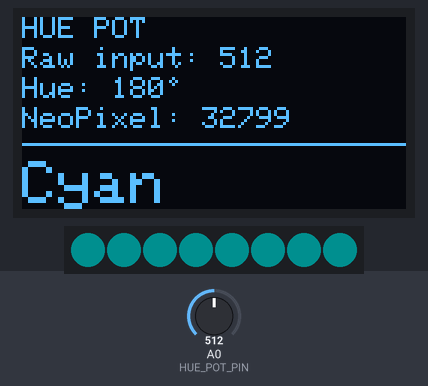
The sketch below on a simulated Arduino Leonardo, built with avr-gcc and run on an emulated ATmega32U4. On the bench: 128×64 one-colour display, 8 RGB LEDs in strip order, left to right. Inputs (shaded band) come from the test bench; at power-on: A0 (HUE_POT_PIN) = 512. Dim RGB values are drawn brighter than linear.

Above: at 1.2 s.
1.3 s: A0 (HUE_POT_PIN) set to 716
At 2.5 s:
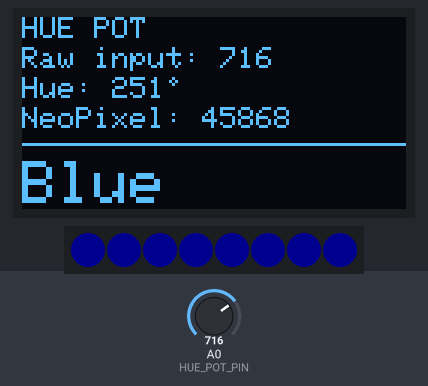
2.8 s: A0 (HUE_POT_PIN) set to 900
At 3.6 s:
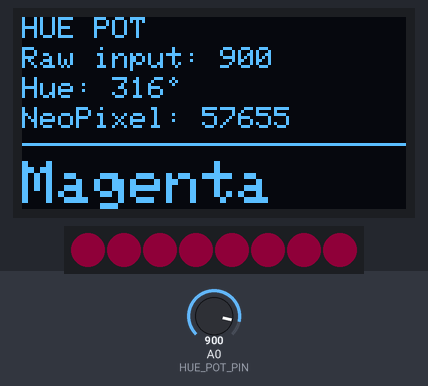
4.3 s: A0 (HUE_POT_PIN) set to 1023
At 4.7 s:
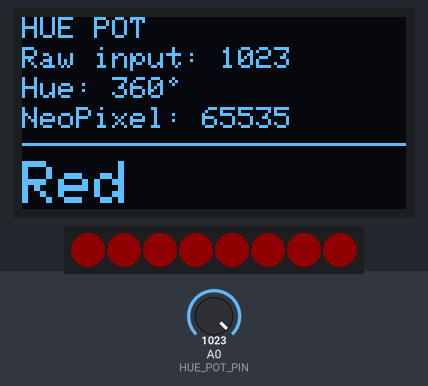
5.8 s: A0 (HUE_POT_PIN) set to 511
At 6.1 s:
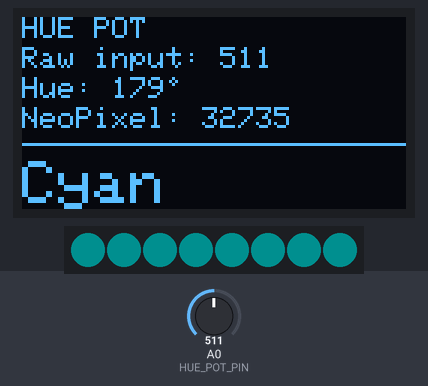
7.3 s: A0 (HUE_POT_PIN) set to 306
At 8.2 s:
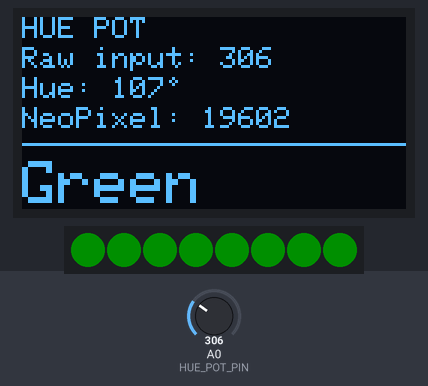
8.8 s: A0 (HUE_POT_PIN) set to 122
At 9.2 s:
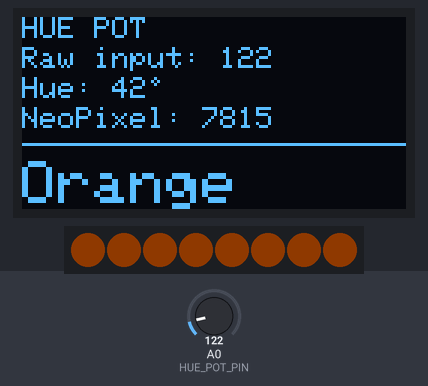
Timing chart, 0 to 11.3 s (numbered marks = the images above; inputs shaded):
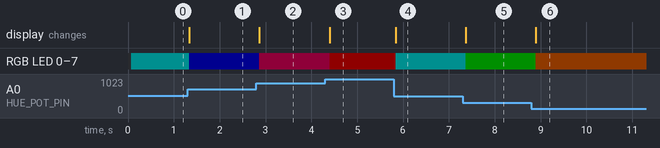

Measured:
- after the input at 1.3 s, RGB LED 0–7: RGB(0, 15, 15) → RGB(0, 0, 15) at once; the display: changes at once (image 1)
- after the input at 2.8 s, RGB LED 0–7: RGB(0, 0, 15) → RGB(15, 0, 6) after 0.07 s; the display: changes after 0.07 s (image 2)
- after the input at 4.3 s, RGB LED 0–7: RGB(15, 0, 6) → RGB(15, 0, 0) after 0.10 s; the display: changes after 0.10 s (image 3)
- after the input at 5.8 s, RGB LED 0–7: RGB(15, 0, 0) → RGB(0, 15, 15) at once; the display: changes at once (image 4)
- after the input at 7.3 s, RGB LED 0–7: RGB(0, 15, 15) → RGB(0, 15, 0) after 0.07 s; the display: changes after 0.07 s (image 5)
- after the input at 8.8 s, RGB LED 0–7: RGB(0, 15, 0) → RGB(15, 6, 0) after 0.09 s; the display: changes after 0.09 s (image 6)

The sketch:

HuePotNeoPixelOLED.ino
```cpp
/**
 * Reads a single potentiometer to control the hue of an 8-LED WS2812B
 * NeoPixel stick (full brightness, full saturation), and displays the
 * raw ADC value, hue in degrees, NeoPixel HSV value, and an approximate
 * color name on an SSD1306 OLED display.
 *
 * Pot (A0): Controls hue (0-360°, mapped across the full color wheel)
 *
 * OLED layout (128x64):
 *   y=0   "HUE POT"                        (header, size 1)
 *   y=10  "Raw: <adc>"                     (size 1)
 *   y=20  "Hue: <deg>°"                    (size 1)
 *   y=30  "NeoPixel: <0-65535>"            (size 1)
 *   y=42  ── horizontal divider ──
 *   y=48  "> <ColorName>"                  (size 2, prominent)
 *
 * Wiring:
 *  - Pot wiper     → A0
 *  - NeoPixel DIN  → Pin 7 (avoid pin 2 on Leonardo; it's I2C SDA)
 *  - NeoPixel VCC  → 5V
 *  - NeoPixel GND  → GND
 *  - OLED SDA      → A4
 *  - OLED SCL      → A5
 *
 * For our NeoPixel tutorials, see:
 * https://makeabilitylab.github.io/physcomp/advancedio/addressable-leds.html
 *
 * For our OLED tutorials, see:
 * https://makeabilitylab.github.io/physcomp/advancedio/oled.html
 *
 * By Jon E. Froehlich
 * @jonfroehlich
 * http://makeabilitylab.io
 *
 */

// Includes for OLED
#include <SPI.h>
#include <Wire.h>
#include <Adafruit_GFX.h>
#include <Adafruit_SSD1306.h>

// Include for NeoPixels
#include <Adafruit_NeoPixel.h>

#define SCREEN_WIDTH 128 // OLED display width, in pixels
#define SCREEN_HEIGHT 64 // OLED display height, in pixels

// Declaration for an SSD1306 display connected to I2C (SDA, SCL pins)
#define OLED_RESET     4 // Reset pin # (or -1 if sharing Arduino reset pin)
Adafruit_SSD1306 _display(SCREEN_WIDTH, SCREEN_HEIGHT, &Wire, OLED_RESET);

// NeoPixel configuration
const int NEOPIXEL_PIN = 7; // Can't use PIN 2 on Leonardo because used by SDA
const int NUM_LEDS = 8;
Adafruit_NeoPixel _strip(NUM_LEDS, NEOPIXEL_PIN, NEO_GRB + NEO_KHZ800);

// Potentiometer pin
const int HUE_POT_PIN = A0;
const int MAX_ANALOG_VAL = 1023;

// Named color regions on the HSV wheel (0-360 degrees)
// Each entry: { maxDegree, name }
// A hue falls into the first region whose maxDegree it is less than.
struct ColorRegion {
  int maxDeg;
  const char* name;
};

const ColorRegion COLOR_TABLE[] = {
  {  15, "Red"       },
  {  30, "Red-Orange"},
  {  45, "Orange"    },
  {  65, "Amber"     },
  {  80, "Yellow"    },
  { 100, "Yel-Green" },
  { 140, "Green"     },
  { 165, "Cyan-Green"},
  { 195, "Cyan"      },
  { 220, "Sky Blue"  },
  { 260, "Blue"      },
  { 285, "Violet"    },
  { 320, "Magenta"   },
  { 345, "Rose"      },
  { 361, "Red"       }   // wraps around
};

const int NUM_COLORS = sizeof(COLOR_TABLE) / sizeof(COLOR_TABLE[0]);

void setup()
{
  Serial.begin(9600);

  // Initialize the OLED
  // SSD1306_SWITCHCAPVCC = generate display voltage from 3.3V internally
  if(!_display.begin(SSD1306_SWITCHCAPVCC, 0x3D)) { // Address 0x3D for 128x64
    Serial.println(F("SSD1306 allocation failed"));
    for(;;); // Don't proceed, loop forever
  }

  _display.clearDisplay();
  _display.setTextColor(SSD1306_WHITE);

  // Initialize the NeoPixel strip
  _strip.begin();
  _strip.setBrightness(15);
  _strip.show(); // Initialize all pixels to off
}

void loop()
{
  // Read potentiometer
  int huePotVal = analogRead(HUE_POT_PIN);

  // Map pot value to hue (0-65535 for NeoPixel HSV)
  uint16_t hue = map(huePotVal, 0, MAX_ANALOG_VAL, 0, 65535);

  // Hue in degrees (0-360) for display and color naming
  int hueDegrees = map(huePotVal, 0, MAX_ANALOG_VAL, 0, 360);

  // Set all LEDs to this hue at full saturation and brightness
  uint32_t color = _strip.gamma32(_strip.ColorHSV(hue, 255, 255));
  _strip.fill(color);
  _strip.show();

  // Draw the OLED display
  _display.clearDisplay();
  _display.setTextSize(1);

  // --- Row 0 (y=0): Header ---
  _display.setCursor(0, 0);
  _display.print(F("HUE POT"));

  // --- Row 1 (y=10): Raw ADC ---
  _display.setCursor(0, 10);
  _display.print(F("Raw input: "));
  _display.print(huePotVal);

  // --- Row 2 (y=20): Hue in degrees ---
  _display.setCursor(0, 20);
  _display.print(F("Hue: "));
  _display.print(hueDegrees);
  // Degree symbol (small circle) right after the number
  int16_t x1, y1;
  uint16_t tw, th;
  String degStr = "Hue: " + String(hueDegrees);
  _display.getTextBounds(degStr, 0, 0, &x1, &y1, &tw, &th);
  _display.drawCircle(tw + 2, 21, 1, SSD1306_WHITE);

  // --- Row 3 (y=30): NeoPixel HSV value ---
  _display.setCursor(0, 30);
  _display.print(F("NeoPixel: "));
  _display.print(hue);

  // --- Divider (y=42) ---
  _display.drawLine(0, 42, SCREEN_WIDTH - 1, 42, SSD1306_WHITE);

  // --- Row 5 (y=48): Named color, size 2 ---
  _display.setTextSize(2);
  const char* curColor = COLOR_TABLE[getColorIndex(hueDegrees)].name;
  _display.setCursor(0, 48);
  _display.print(curColor);

  _display.display();

  delay(50);
}

/**
 * Returns the index into COLOR_TABLE for a given hue in degrees (0-360).
 *
 * @param hueDeg  Hue in degrees (0-360)
 * @return        Index into COLOR_TABLE
 */
int getColorIndex(int hueDeg) {
  hueDeg = hueDeg % 360;
  for (int i = 0; i < NUM_COLORS; i++) {
    if (hueDeg < COLOR_TABLE[i].maxDeg) {
      return i;
    }
  }
  return NUM_COLORS - 1; // fallback to last (Red wrap)
}
```
